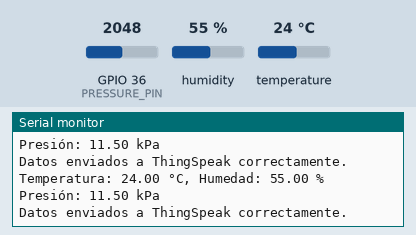
Bench run of a sketch on a simulated ESP32. Parts: the last lines printed to the serial monitor. Inputs (shaded band) come from the test bench; at power-on: humidity 55 %, GPIO 36 (PRESSURE_PIN) = 2048, temperature 24 °C. WiFi joins after 1.5 s; servers stay silent unless stated; not simulated (calls return 0 or success): secrets.h.

Above: at 11.1 s.
11.2 s: humidity set to 22 %
At 15.83 s:
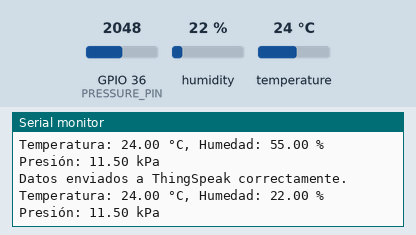
19.0 s: GPIO 36 (PRESSURE_PIN) set to 2866
At 22.4 s:
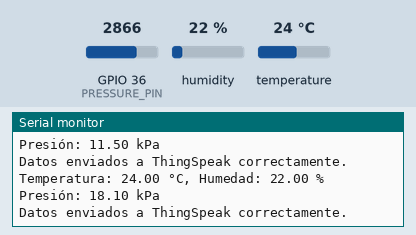
26.8 s: temperature set to 12 °C
At 33.3 s:
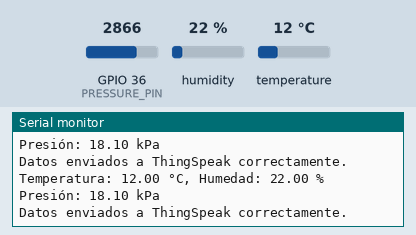
34.6 s: GPIO 36 (PRESSURE_PIN) set to 3603
At 37.5 s:
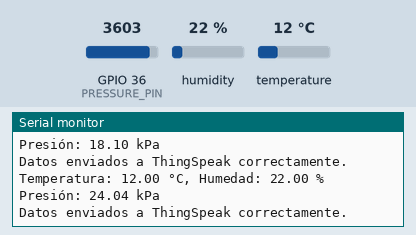
42.4 s: humidity set to 40 %
At 48.5 s:
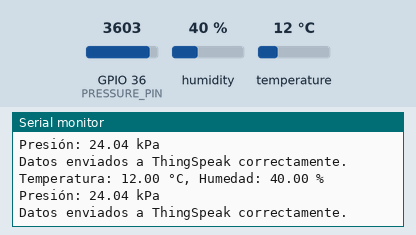
Timing chart, 0 to 50.0 s (numbered marks = the images above; inputs shaded):
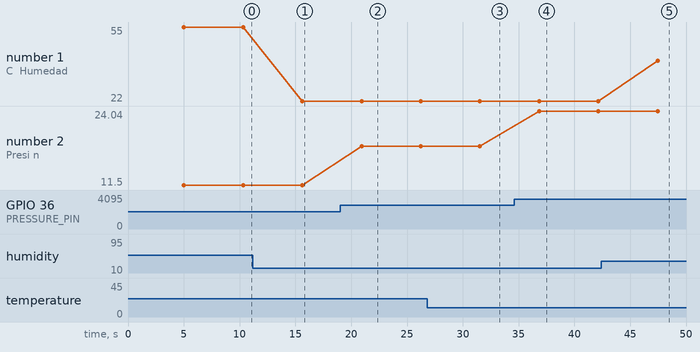

Measured:
- after the input at 11.2 s, the serial monitor: prints a new line after 4.4 s (image 1)
- after the input at 19.0 s, the serial monitor: prints a new line after 1.9 s (image 2)
- after the input at 26.8 s, the serial monitor: prints a new line after 4.7 s (image 3)
- after the input at 34.6 s, the serial monitor: prints a new line after 2.2 s (image 4)
- after the input at 42.4 s, the serial monitor: prints a new line after 5.1 s (image 5)
- plotted number 1: 55 → 22 after the input at 11.2 s, 22 → 40 after the input at 42.4 s
- plotted number 2: 11.5 → 18.1 after the input at 19.0 s, 18.1 → 24.04 after the input at 34.6 s

The sketch:

Practica4.ino
```cpp
#include <WiFi.h>
#include "secrets.h"
#include "ThingSpeak.h" // Librería de ThingSpeak
#include "DHT.h"        // Librería del sensor DHT

#define DHTPIN 4        // Pin del DHT22
#define DHTTYPE DHT22   // Tipo de sensor

#define PRESSURE_PIN A0 // Pin analógico del sensor HW-611

DHT dht(DHTPIN, DHTTYPE);

char ssid[] = SECRET_SSID;
char pass[] = SECRET_PASS;
WiFiClient client;

unsigned long myChannelNumber = SECRET_CH_ID;
const char * myWriteAPIKey = SECRET_WRITE_APIKEY;

void setup() {
  Serial.begin(115200);
  WiFi.mode(WIFI_STA);
  ThingSpeak.begin(client);
  dht.begin(); // Inicializa el sensor DHT
}

void loop() {
  // Conexión WiFi
  if (WiFi.status() != WL_CONNECTED) {
    Serial.print("Conectando a WiFi: ");
    Serial.println(ssid);
    while (WiFi.status() != WL_CONNECTED) {
      WiFi.begin(ssid, pass);
      delay(5000);
      Serial.print(".");
    }
    Serial.println("\nConectado a WiFi.");
  }

  // Leer datos del sensor DHT
  float temperatura = dht.readTemperature();
  float humedad = dht.readHumidity();

  // Leer presión del sensor HW-611
  int rawValue = analogRead(PRESSURE_PIN);
  float voltage = (rawValue / 4095.0) * 3.3;  // Convertir ADC a voltaje (ESP32 usa 12 bits, 3.3V referencia)
  float pressure_kPa = (voltage - 0.5) * 10;  // Conversión a kPa (Ejemplo, revisa la hoja de datos)

  // Verificar si la lectura es válida
  if (isnan(temperatura) || isnan(humedad)) {
    Serial.println("Error al leer el sensor DHT!");
  } else {
    Serial.print("Temperatura: ");
    Serial.print(temperatura);
    Serial.print(" °C, Humedad: ");
    Serial.print(humedad);
    Serial.println(" %");

    Serial.print("Presión: ");
    Serial.print(pressure_kPa);
    Serial.println(" kPa");

    // Enviar datos a ThingSpeak
    ThingSpeak.setField(1, temperatura);
    ThingSpeak.setField(2, humedad);
    ThingSpeak.setField(3, pressure_kPa); // Agregar presión al Field 3

    int x = ThingSpeak.writeFields(myChannelNumber, myWriteAPIKey);
    if (x == 200) {
      Serial.println("Datos enviados a ThingSpeak correctamente.");
    } else {
      Serial.println("Error al enviar datos. Código HTTP: " + String(x));
    }
  }

  delay(5000); // Esperar 5 segundos para la próxima actualización
}
```
